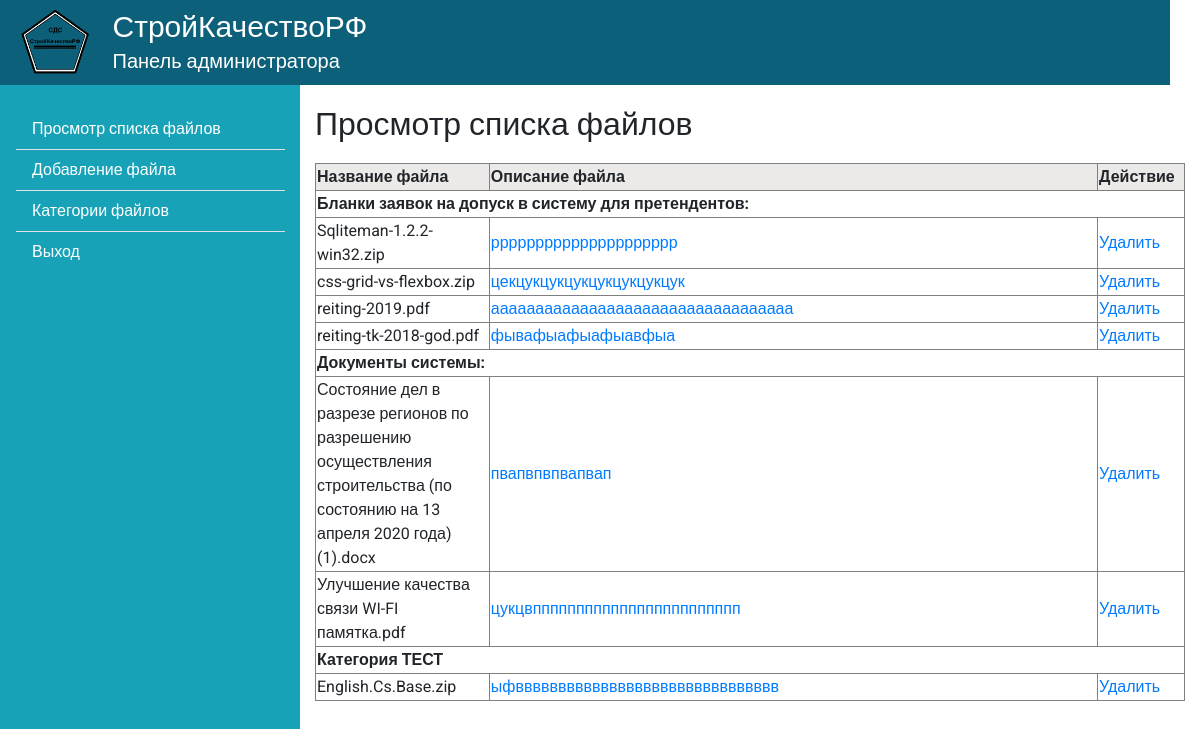
/Admin/admin.index.php?id=filelist (signed in), run on the app's committed database.
### tables this page shows
CREATE TABLE file_store (id INTEGER PRIMARY KEY AUTOINCREMENT UNIQUE, file_name CHAR (30) UNIQUE, file_description TEXT, category_id INTEGER, date_of_attach TIME);

### Admin/inc/routingHeaders.inc.php (called while the page is built, shortened)
<?php
$id = strtolower(strip_tags(trim($_GET['id'])));
switch ($id){
    case 'filelist': $contentHeader = 'Просмотр списка файлов'; break;
}

### Admin/inc/FileDB.class.php (called while the page is built, shortened)
<?php
class FileDB {
	private $_db = null;
	function __construct ($db_path=self::DB_NAME){
        $this->_db = new SQLite3($db_path);
    }
    private function db2Arr_files ($data){
        $arr = [];
        while ($row = $data->fetchArray(SQLITE3_ASSOC)) {
            $arr[$row['category_name']][] = $row;
        }
        return $arr;
    }
    function getFiles(){
        $sql = "SELECT * FROM category LEFT JOIN file_store ON file_store.category_id=category.id ORDER BY file_store.category_id" ;
        $res = $this->_db->query($sql);
        return $this->db2Arr_files($res);
    }
}

### Admin/inc/fileList.view.php (the view)
<?php
$file_list = $files->getFiles();
function putInTable($file_list, $file_upload_path)
{
    foreach ($file_list as $category => $value) {
        echo "<tr><td colspan='3'> <b>$category</b></td></tr>";
        foreach ($file_list[$category] as $v) {
            echo "<tr>";
            echo "<td>{$v['file_name']}</td>";
            echo "<td><a href='$file_upload_path{$v['file_name']}' >{$v['file_description']}</a> $p1</td>";
            echo "<td><a href='{$_SERVER['REQUEST_URI']}&id_del_file={$v['id']}'>Удалить</a></td>";
            echo "</tr>";
        }
    }
}
?>
<table>
    <tr>
        <th>Название файла</th>
        <th>Описание файла</th>
        <th>Действие</th>
    </tr>
    <?putInTable ($file_list, FileDB::FILE_UPLOAD_PATH)?>
</table>

### Admin/admin.index.php (shortened to what this page needs)
<?
require_once 'inc/FileDB.class.php';
include 'inc/routingHeaders.inc.php';
include 'inc/routingAction.inc.php';
?>
<!doctype html>
<html lang="en">
  <head>
    <link rel="stylesheet" href="https://stackpath.bootstrapcdn.com/bootstrap/4.5.0/css/bootstrap.min.css">
    <link rel="stylesheet" href="/css/admin.min.css">
  </head>
  <body>
  <div class="container-fluid">
    <header class="row subheader">
      <div class="col-lg-1 col-sm-2">
          <a href="/index.php"><img class="subheader_logo" src="/icons/logo.png" alt="logo"></a>
      </div>
      <div class="col my-auto">
          <div class="subheader_logo_text">СтройКачествоРФ <h1>Панель администратора</h1></div>
      </div>
    </header>
    <div class="row">
      <nav class="nav flex-column col-lg-3 col-sm-4 bg-info pt-4 pl-3">
      <a class="nav-link text-white border-bottom" href="admin.index.php?id=filelist">Просмотр списка файлов</a>
      <a class="nav-link text-white border-bottom" href="admin.index.php?id=fileadd">Добавление файла</a>
      <a class="nav-link text-white border-bottom" href="admin.index.php?id=categoryadd">Категории файлов</a>
      <a class="nav-link text-white" href="admin.index.php?id=logout">Выход</a>
      </nav>
      <main class="col">
        <h2><?=$contentHeader?></h2>
        <? include 'inc/routingContent.inc.php' ?>
      </main>
    </div>
  </div>
  </body>
</html>

### Admin/inc/routingContent.inc.php (shortened to what this page needs)
<?php
switch ($id){
    case 'filelist': include 'inc/fileList.view.php'; break;
}

### data on the page
file_store: file_name "Sqliteman-1.2.2-win32.zip", file_description "ррррррррррррррррррррр"
file_store: file_name "css-grid-vs-flexbox.zip", file_description "цекцукцукцукцукцукцукцук"
file_store: file_name "reiting-2019.pdf", file_description "аааааааааааааааааааааааааааааааааа"
file_store: file_name "reiting-tk-2018-god.pdf", file_description "фывафыафыафыавфыа"
file_store: file_name "Состояние дел в разрезе регионов по разрешению осуществления строительства (по состоянию на 13 апреля 2020 года) (1).docx", file_description "пвапвпвпвапвап"
file_store: file_name "Улучшение качества связи WI-FI памятка.pdf", file_description "цукцвпппппппппппппппппппппппп"
file_store: file_name "English.Cs.Base.zip", file_description "ыфввввввввввввввввввввввввввввввв"

### other printed values
$contentHeader "Просмотр списка файлов"
$category "Бланки заявок на допуск в систему для претендентов:"
$category "Документы системы:"
$category "Категория ТЕСТ"
